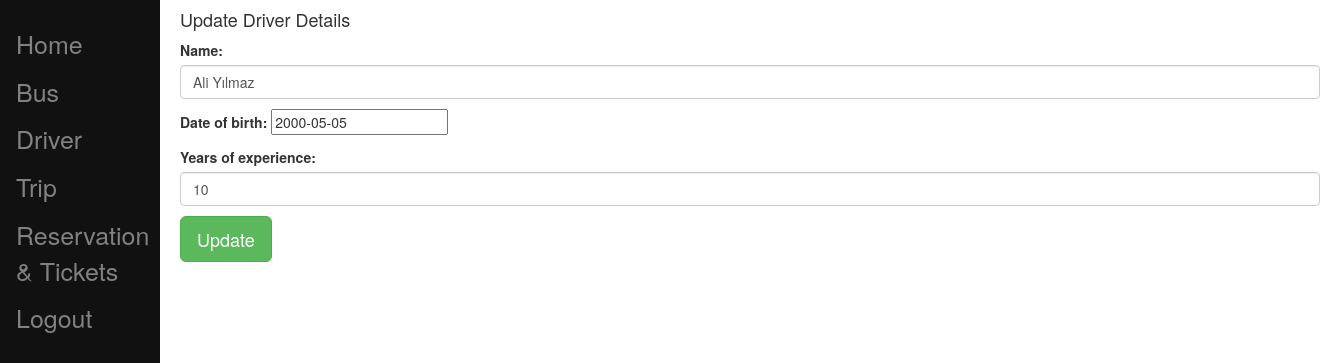
Page /driveredit/5 (signed in) on the committed database.
### busticket/models.py (models this page shows, shortened)
class Driver(models.Model):
    name = models.CharField(max_length=30,default='Unknown Driver',unique=True)
    date_of_birth = models.DateField()
    years_of_experience = models.IntegerField()
    bus_company = models.ForeignKey(BusCompany, on_delete=models.CASCADE, editable=False,blank=True,null=True)

### busticket/views.py (the view)
# urls.py: path('driveredit/<int:id>', views.driveredit),
def driveredit(request, id):
    driver = Driver.objects.get(id=id)
    form = DriverForm(instance = driver)
    return render(request,'busticket/drivercrud/driveredit.html', {"form":form,"driver":driver})

### busticket/forms.py
class DriverForm(forms.ModelForm):
    class Meta:
        model = Driver
        fields = ['name', 'date_of_birth', 'years_of_experience']
        now = datetime.now()
        years = 18
        days_per_year = 365.24
        years_removed = timedelta(days = (years*days_per_year))
        now = now - years_removed
        widgets = { 'name': forms.TextInput(attrs={ 'class': 'form-control' }),
            'date_of_birth': DateWidget(attrs={'id':"date_of_birth_id"}, usel10n = True, bootstrap_version=3, options = {'endDate': now.strftime("%Y-%m-%d %H:%M:%S")}),
            'years_of_experience': forms.NumberInput(attrs={ 'class': 'form-control' }),
      }

### busticket/templatetags/user_tags.py (called while the page is built)
@register.filter(name='has_group')
def has_group(user, group_name):
    group = Group.objects.filter(name=group_name)
    if group:
        group = group.first()
        return group in user.groups.all()
    else:
        return False

### templates/busticket/drivercrud/driveredit.html (shortened to what this page needs)
{% extends 'busticket/base.html' %}
{% block content %}
<div class="col-md-12">
    <h4>Update Driver Details</h4>
 <form method="POST" class="post-form" action="/driverupdate/{{driver.id}}">
   {{ form.as_p }}
   <button type="submit" class="btn btn-success btn-lg">Update</button>
 </form>
{% endblock content %}

### templates/busticket/base.html (style rules this page uses)
.maincontainer { padding-left: 160px; }

### rows in the picture
Driver: name "Ali Yılmaz", date_of_birth "2000-05-05", years_of_experience "10"
